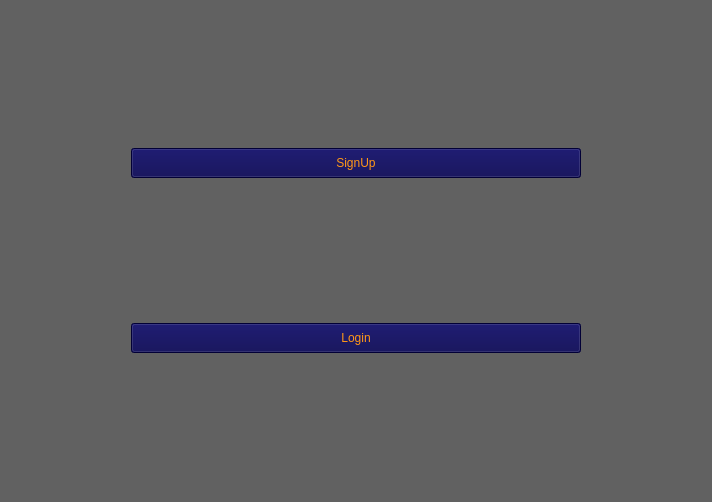
<?xml version="1.0" encoding="UTF-8"?>
<ui version="4.0">
 <class>MainWindow</class>
 <widget class="QMainWindow" name="MainWindow">
  <property name="geometry">
   <rect>
    <x>0</x>
    <y>0</y>
    <width>712</width>
    <height>502</height>
   </rect>
  </property>
  <property name="windowTitle">
   <string>MainWindow</string>
  </property>
  <property name="styleSheet">
   <string notr="true">background-color: rgb(97, 97, 97);
color: rgb(255, 151, 23);</string>
  </property>
  <widget class="QWidget" name="centralwidget">
   <layout class="QGridLayout" name="gridLayout">
    <item row="0" column="0">
     <widget class="QPushButton" name="signupbutton">
      <property name="sizePolicy">
       <sizepolicy hsizetype="MinimumExpanding" vsizetype="Fixed">
        <horstretch>0</horstretch>
        <verstretch>0</verstretch>
       </sizepolicy>
      </property>
      <property name="minimumSize">
       <size>
        <width>100</width>
        <height>30</height>
       </size>
      </property>
      <property name="maximumSize">
       <size>
        <width>450</width>
        <height>30</height>
       </size>
      </property>
      <property name="cursor">
       <cursorShape>PointingHandCursor</cursorShape>
      </property>
      <property name="styleSheet">
       <string notr="true">background-color: rgb(3, 0, 76);

</string>
      </property>
      <property name="text">
       <string>SignUp</string>
      </property>
     </widget>
    </item>
    <item row="1" column="0">
     <widget class="QPushButton" name="loginbutton">
      <property name="minimumSize">
       <size>
        <width>100</width>
        <height>30</height>
       </size>
      </property>
      <property name="maximumSize">
       <size>
        <width>450</width>
        <height>30</height>
       </size>
      </property>
      <property name="cursor">
       <cursorShape>PointingHandCursor</cursorShape>
      </property>
      <property name="styleSheet">
       <string notr="true">background-color: rgb(3, 0, 76);

</string>
      </property>
      <property name="text">
       <string>Login</string>
      </property>
     </widget>
    </item>
   </layout>
  </widget>
 </widget>
 <resources/>
 <connections/>
</ui>
